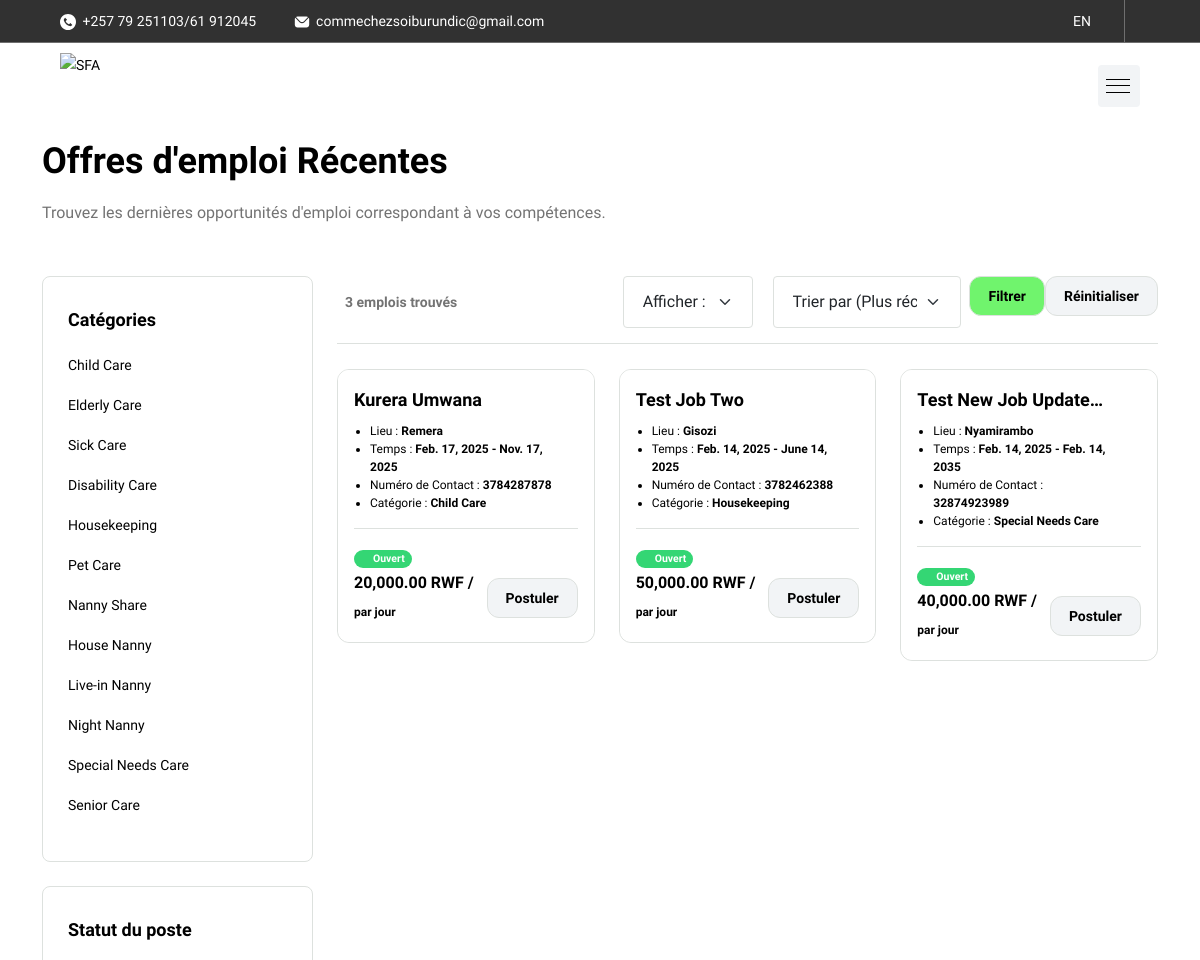
The app's page /jobs/ (upper part), older data.
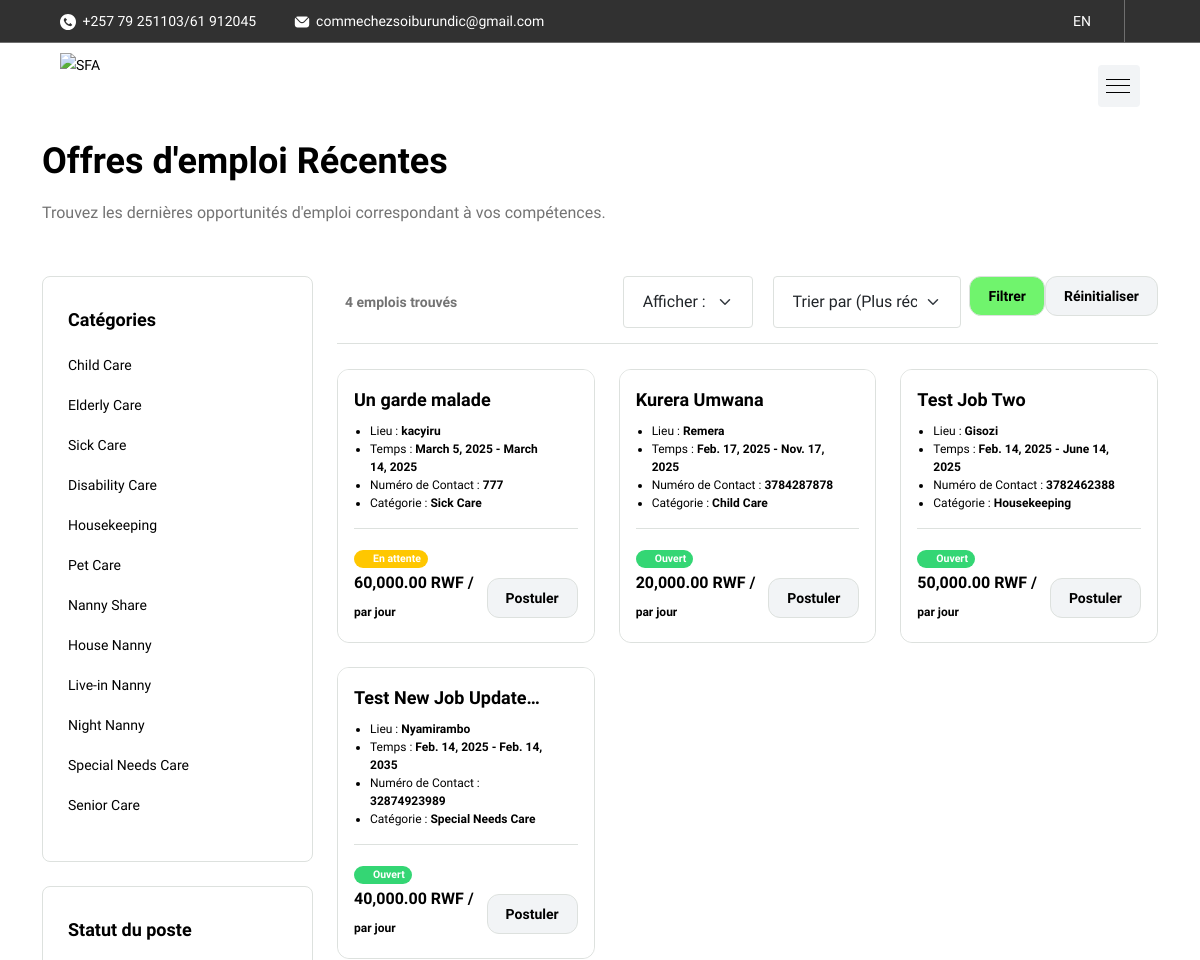
The same page, newer data.
### base/models.py (models this page shows, shortened)
class JobPosting(models.Model):
    client = models.ForeignKey(
        get_user_model(),
        on_delete=models.CASCADE,
        related_name='job_postings',
        limit_choices_to={'role': 'Client'}
    )
    title = models.CharField(max_length=255)
    description = models.TextField()
    category = models.CharField(max_length=50, choices=JobCategory.choices)
    status = models.CharField(max_length=50, choices=JobStatus.choices, default=JobStatus.OPEN)
    salary = models.DecimalField(max_digits=10, decimal_places=2, null=True, blank=True)
    location = models.CharField(max_length=255)
    start_date = models.DateField()
    end_date = models.DateField(null=True, blank=True)
    created_at = models.DateTimeField(default=timezone.now)
    updated_at = models.DateTimeField(auto_now=True)
    slug = models.SlugField(unique=True, max_length=255, blank=True, null=True)
    class Meta:
        verbose_name = _('Job Posting')
        verbose_name_plural = _('Job Postings')

### account/models.py (models this page shows, shortened)
class User(AbstractBaseUser, PermissionsMixin):
    ROLE_CHOICES = (
        ('Client', 'Client'),
        ('Nanny', 'Nanny'),
    )
    name = models.CharField(max_length=255)
    email = models.EmailField(unique=True)
    phone_number = models.CharField(max_length=15, unique=True)
    image = ProcessedImageField(
        upload_to=user_image_path,
        processors=[ResizeToFill(720, 720)],
        format='JPEG',
        options={'quality': 90},
        null=True,
        blank=True,
    )
    role = models.CharField(max_length=30, choices=ROLE_CHOICES, null=True, blank=True)
    slug = models.SlugField(unique=True, max_length=255, null=True, blank=True)
    is_active = models.BooleanField(default=True)
    is_staff = models.BooleanField(default=False)
    created_at = models.DateTimeField(default=timezone.now)
    updated_at = models.DateTimeField(auto_now=True)
    reset_otp = models.CharField(max_length=7, null=True, blank=True)
    otp_created_at = models.DateTimeField(null=True, blank=True)
    objects = CustomUserManager()
    USERNAME_FIELD = 'email'
    REQUIRED_FIELDS = ['name', 'phone_number']

### base/views.py (the view, shortened to what this page needs)
# urls.py: path('jobs/', getJobs, name="getJobs"),
def getJobs(request):
    jobs = JobPosting.objects.all().order_by('-created_at')
    category = request.GET.get('category')
    if category:
        jobs = jobs.filter(category__iexact=category)
    status = request.GET.get('status')
    if status:
        jobs = jobs.filter(status__iexact=status)
    location = request.GET.get('location')
    if location:
        jobs = jobs.filter(location__icontains=location)
    salary_min = request.GET.get('salary_min')
    if salary_min:
        jobs = jobs.filter(salary__gte=salary_min)
    salary_max = request.GET.get('salary_max')
    if salary_max:
        jobs = jobs.filter(salary__lte=salary_max)
    sort = request.GET.get('sort')
    limit = request.GET.get('limit', 12)
    try:
        limit = int(limit)
    except ValueError:
        limit = 12
    paginator = Paginator(jobs, limit)
    page = request.GET.get('page')
    try:
        jobs_page = paginator.page(page)
    except PageNotAnInteger:
        jobs_page = paginator.page(1)
    except EmptyPage:
        jobs_page = paginator.page(paginator.num_pages)
    job_categories = JobCategory.choices
    job_statuses = JobStatus.choices
    settings = Setting.objects.first()
    context = {
        'jobs': jobs_page,
        'job_categories': job_categories,
        'job_statuses': job_statuses,
        'filter_params': request.GET,
        'jobs_count': paginator.count,
        'paginator': paginator,
        'page_obj': jobs_page,
        'settings': settings
    }
    return render(request, 'pages/jobs/index.html', context)

### templates/pages/jobs/index.html (shortened to what this page needs)
{% extends 'layouts/app.html' %}
{% load humanize %}
{% block content %}
    <section class="section-box pt-50 background-body">
        <div class="container">
            <div class="row align-items-end">
                <div class="col-md-9 mb-30 wow fadeInUp">
                    <h4 class="title-svg neutral-1000 mb-15">
                        {% if request.session.lang == 'en' %} Latest Jobs {% else %} Offres d'emploi Récentes {% endif %}
                    </h4>
                    <p class="text-md-medium text-bold neutral-500">
                        {% if request.session.lang == 'en' %}
                            Find the latest job opportunities that match your skills.
                        {% else %}
                            Trouvez les dernières opportunités d'emploi correspondant à vos compétences.
                        {% endif %}
                    </p>
                </div>
            </div>
        </div>
    </section>
    <section class="box-section block-content-tourlist background-body">
        <div class="container">
            <div class="box-content-main pt-20">
                <div class="content-right">
                    <div class="box-filters mb-25 pb-5 border-bottom border-1">
                        <div class="row align-items-center">
                            <div class="col-xl-4 col-md-4 mb-10 text-lg-start text-center">
                                <div class="box-view-type">
                                    <span class="text-sm-bold neutral-500 number-found">
                                        {{ jobs_count }}
                                        {% if request.session.lang == 'en' %} jobs found {% else %} emplois trouvés {% endif %}
                                    </span>
                                </div>
                            </div>
                            <div class="col-xl-8 col-md-8 mb-10 text-lg-end text-center">
                                <div class="box-item-sort">
                                    <form method="get" class="d-flex">
                                        <div class="item-sort border-1 me-3">
                                            <select name="limit" class="form-select" style="border: none;">
                                                <option value="12" {% if filter_params.limit == "12" %}selected{% endif %}>
                                                    {% if request.session.lang == 'en' %} Show: 12 {% else %} Afficher : 12 {% endif %}
                                                </option>
                                            </select>
                                        </div>
                                        <div class="item-sort border-1">
                                            <select name="sort" class="form-select" style="border: none;">
                                                <option value="newest" {% if filter_params.sort == "newest" %}selected{% endif %}>
                                                    {% if request.session.lang == 'en' %} Sort by (Newest) {% else %} Trier par (Plus récent) {% endif %}
                                                </option>
                                            </select>
                                        </div>
                                        <div class="card-button ms-2">
                                            <button type="submit" class="btn btn-gray" style="background: #70f46d;">
                                                {% if request.session.lang == 'en' %} Filter {% else %} Filtrer {% endif %}
                                            </button>
                                        </div>
                                        <div class="card-button">
                                            <a class="btn btn-gray" href="{% url 'base:getJobs' %}">
                                                {% if request.session.lang == 'en' %} Reset {% else %} Réinitialiser {% endif %}
                                            </a>
                                        </div>
                                    </form>
                                </div>
                            </div>
                        </div>
                    </div>
                    <div class="box-grid-tours wow fadeIn">
                        <div class="row">
                            {% for job in jobs %}
                                <div class="col-lg-4 col-md-6">
                                    <div class="card-journey-small background-card hover-up">
                                        <div class="pb-25"></div>
                                        <div class="card-info p-3 pt-30 border-top">
                                            <div class="card-title">
                                                <a class="text-lg-bold neutral-1000" href="{% url 'base:showJobDetails' job.slug %}">
                                                    {{ job.title|truncatechars:20 }}
                                                </a>
                                            </div>
                                            <div class="card-program">
                                                <ul class="list-style-disc ps-3 pe-4">
                                                    <li class="text-xs-medium neutral-1000">
                                                        {% if request.session.lang == 'en' %} Location {% else %} Lieu {% endif %} : <strong>{{ job.location }}</strong>
                                                    </li>
                                                    <li class="text-xs-medium neutral-1000">
                                                        {% if request.session.lang == 'en' %} Time {% else %} Temps {% endif %} :
                                                        <strong>{{ job.start_date|date }} - {{ job.end_date|date }}</strong>
                                                    </li>
                                                    <li class="text-xs-medium neutral-1000">
                                                        {% if request.session.lang == 'en' %} Contact Number {% else %} Numéro de Contact {% endif %} :
                                                        <strong>{{ job.client.phone_number }}</strong>
                                                    </li>
                                                    <li class="text-xs-medium neutral-1000">
                                                        {% if request.session.lang == 'en' %} Category {% else %} Catégorie {% endif %} :
                                                        <strong>{{ job.get_category_display }}</strong>
                                                    </li>
                                                </ul>
                                                <div class="endtime pt-3 mt-3 border-top">
                                                    <a href="#" class="card-button pe-3">
                                                        {% if job.status == 'open' %}
                                                            <span class="badge badge-success rounded-pill d-inline-flex align-items-center fs-10">
                                                                <i class="fi fi-rr-check-circle me-1"></i>
                                                                {% if request.session.lang == 'en' %} Open {% else %} Ouvert {% endif %}
                                                            </span>
                                                        {% elif job.status == 'closed' %}
                                                            <span class="badge badge-danger rounded-pill d-inline-flex align-items-center fs-10">
                                                                <i class="fi fi-rr-door-closed me-1"></i>
                                                                {% if request.session.lang == 'en' %} Closed {% else %} Fermé {% endif %}
                                                            </span>
                                                        {% elif job.status == 'pending' %}
                                                            <span class="badge badge-warning rounded-pill d-inline-flex align-items-center fs-10">
                                                                <i class="fi fi-rr-hourglass me-1"></i>
                                                                {% if request.session.lang == 'en' %} Pending {% else %} En attente {% endif %}
                                                            </span>
                                                        {% endif %}
                                                    </a>
                                                </div>
                                                <div class="endtime">
                                                    <div class="card-price">
                                                        <a href="{% url 'base:showJobDetails' job.slug %}" class="text-lg-bold neutral-1000" style="font-size: 16px;">
                                                            {{ job.salary|intcomma }} RWF /
                                                            <span style="font-size: 12px;">
                                                                {% if request.session.lang == 'en' %} per day {% else %} par jour {% endif %}
                                                            </span>
                                                        </a>
                                                    </div>
                                                    <div class="card-button">
                                                        <a class="btn btn-gray" href="{% url 'base:showJobDetails' job.slug %}">
                                                            {% if request.session.lang == 'en' %} Apply {% else %} Postuler {% endif %}
                                                        </a>
                                                    </div>
                                                </div>
                                            </div>
                                        </div>
                                    </div>
                                </div>
                            {% endfor %}
                        </div>
                    </div>
                </div>
                {% include 'inc/job-sidebar.html' %}
            </div>
        </div>
    </section>
{% endblock content %}

Row changes from the older to the newer data that the page shows:
added JobPosting: title "Un garde malade", location "kacyiru", start_date "March 5, 2025", end_date "March 14, 2025", client.phone_number "777", category "Sick Care", status "pending" (drawn), salary "60,000.00"
Text that changed along with them:
{{ jobs_count }}: "3" → "4"
